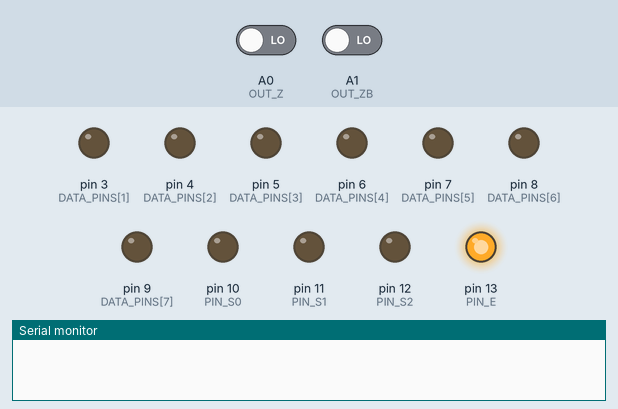
This sketch was run on a simulated Arduino Nano, built with avr-gcc and run on an emulated ATmega328P. Shown: output pins drawn as LEDs (lit = HIGH), the last lines printed to the serial monitor. Inputs (shaded band) come from the test bench; at power-on: A0 (OUT_Z) LOW, A1 (OUT_ZB) LOW. Pins used as bus, display or sensor lines are not drawn.

Above: at 0.1 s.
At 1.6 s:
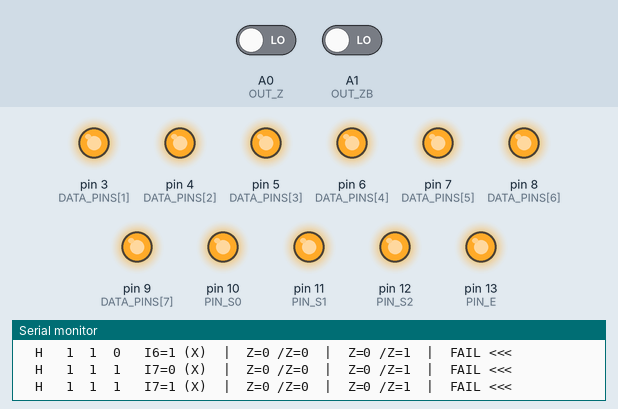
At 2.0 s:
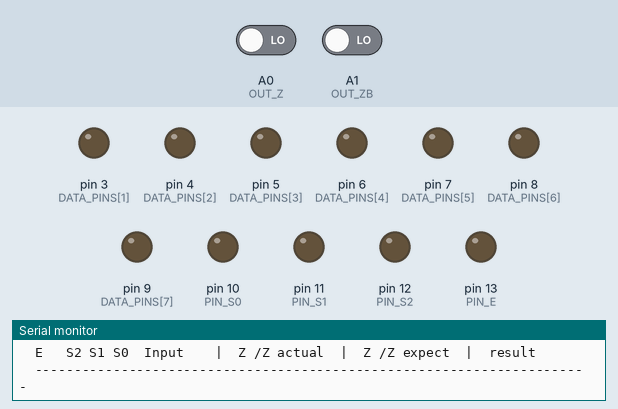
At 4.7 s:
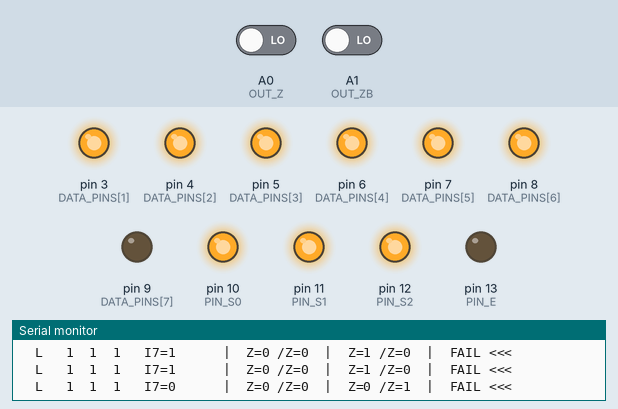
At 7.5 s:
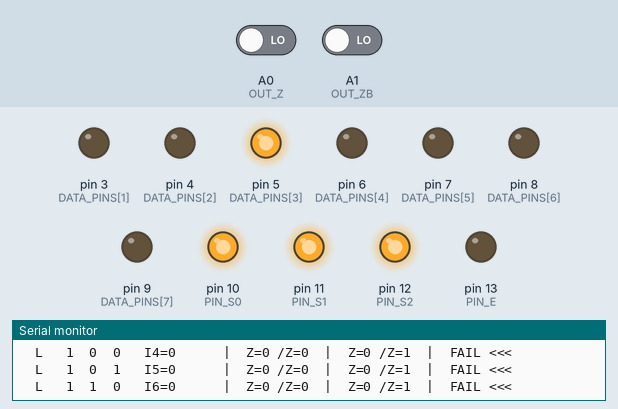
At 10.0 s:
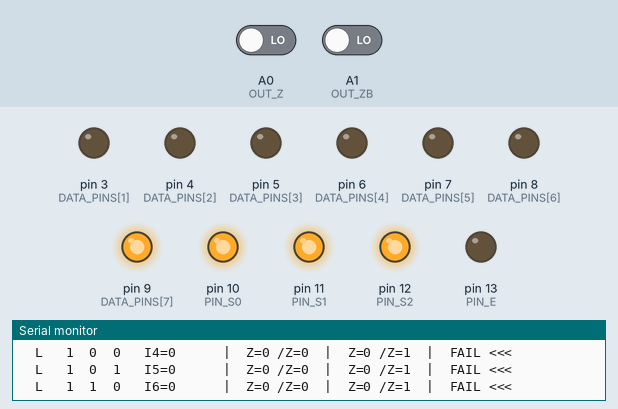
Timing chart, 0 to 11.5 s (numbered marks = the images above):
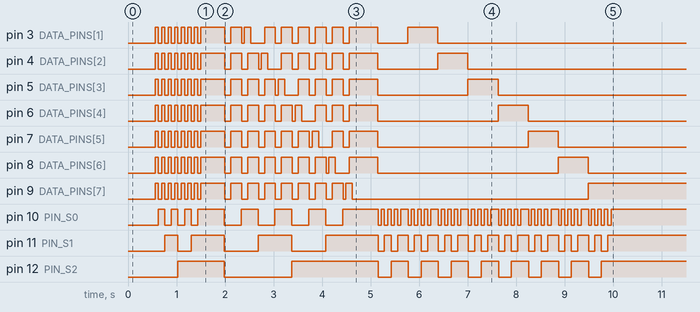

The sketch:

74LS151N_tester_claude.ino
```cpp
// ============================================================
//  74LS151N 8-Input Data Selector/Multiplexer Tester
//  Arduino Nano
//
//  16-pin DIP package.
//  Wiring: Arduino pin (signal name) [chip pin]
//
//  Data inputs:
//   D2  (I0) [4]    Data input 0
//   D3  (I1) [3]    Data input 1
//   D4  (I2) [2]    Data input 2
//   D5  (I3) [1]    Data input 3
//   D6  (I4) [15]   Data input 4
//   D7  (I5) [14]   Data input 5
//   D8  (I6) [13]   Data input 6
//   D9  (I7) [12]   Data input 7
//
//  Select inputs:
//   D10 (S0) [9]    Select bit 0 (LSB)
//   D11 (S1) [10]   Select bit 1
//   D12 (S2) [11]   Select bit 2 (MSB)
//
//  Enable:
//   D13 (E)  [7]    Active LOW enable (LOW = enabled)
//
//  Outputs:
//   A0  (Z)  [5]    True output  (follows selected input)
//   A1  (/Z) [6]    Complement output (inverts selected input)
//
//   VCC [16] -> 5V
//   GND [8]  -> GND
//
//  How it works:
//   S2,S1,S0 select one of the 8 data inputs (I0-I7).
//   Z output = selected input value (when E=LOW).
//   /Z output = inverted selected input value.
//   When E=HIGH (disabled): Z=LOW, /Z=HIGH regardless of inputs.
//
//  Truth table:
//   E  S2 S1 S0 | Z    /Z
//   H  X  X  X  | L    H     (disabled)
//   L  0  0  0  | I0   /I0
//   L  0  0  1  | I1   /I1
//   L  0  1  0  | I2   /I2
//   L  0  1  1  | I3   /I3
//   L  1  0  0  | I4   /I4
//   L  1  0  1  | I5   /I5
//   L  1  1  0  | I6   /I6
//   L  1  1  1  | I7   /I7
// ============================================================

// --- Data input pins (I0=LSB address 0 .. I7=address 7) ---
const int DATA_PINS[8] = {2, 3, 4, 5, 6, 7, 8, 9};  // I0..I7

// --- Select input pins ---
const int PIN_S0 = 10;   // LSB
const int PIN_S1 = 11;
const int PIN_S2 = 12;   // MSB

// --- Enable pin (active LOW) ---
const int PIN_E  = 13;

// --- Output pins ---
const int OUT_Z  = A0;   // true output
const int OUT_ZB = A1;   // complement output

int totalPass = 0;
int totalFail = 0;

// ---------------------------------------------------------------
// Apply select address (0-7) to S0, S1, S2
// ---------------------------------------------------------------
void applySelect(uint8_t sel) {
  digitalWrite(PIN_S0, (sel >> 0) & 1);
  digitalWrite(PIN_S1, (sel >> 1) & 1);
  digitalWrite(PIN_S2, (sel >> 2) & 1);
}

// ---------------------------------------------------------------
// Print a separator line
// ---------------------------------------------------------------
void printSeparator() {
  Serial.println(F("  -----------------------------------------------------------------------"));
}

// ---------------------------------------------------------------
// Check one combination and print a result row
// Returns true if pass
// ---------------------------------------------------------------
bool checkAndPrint(uint8_t sel, uint8_t dataVal, bool enabled) {
  delay(5);
  int actualZ  = digitalRead(OUT_Z);
  int actualZB = digitalRead(OUT_ZB);

  int expectedZ, expectedZB;
  if (!enabled) {
    expectedZ  = 0;   // disabled: Z always LOW
    expectedZB = 1;   // /Z always HIGH
  } else {
    expectedZ  = dataVal;
    expectedZB = !dataVal;
  }

  bool ok = (actualZ == expectedZ) && (actualZB == expectedZB);
  if (ok) totalPass++; else totalFail++;

  // Row format:
  //  E  S2 S1 S0 | I_sel | Z_act /Z_act | Z_exp /Z_exp | result
  Serial.print(F("  "));
  Serial.print(enabled ? F("L") : F("H"));
  Serial.print(F("   "));
  Serial.print((sel >> 2) & 1);
  Serial.print(F("  "));
  Serial.print((sel >> 1) & 1);
  Serial.print(F("  "));
  Serial.print((sel >> 0) & 1);
  Serial.print(F("   I"));
  Serial.print(sel);
  Serial.print(F("="));
  Serial.print(dataVal);
  if (!enabled) Serial.print(F(" (X)"));
  else          Serial.print(F("    "));
  Serial.print(F("  |  Z="));
  Serial.print(actualZ);
  Serial.print(F(" /Z="));
  Serial.print(actualZB);
  Serial.print(F("  |  Z="));
  Serial.print(expectedZ);
  Serial.print(F(" /Z="));
  Serial.print(expectedZB);
  Serial.print(F("  |  "));
  Serial.println(ok ? F("PASS") : F("FAIL <<<"));

  return ok;
}

// ---------------------------------------------------------------
// Phase 1: Disabled test (E=HIGH)
// All select/data combinations should give Z=0, /Z=1
// ---------------------------------------------------------------
void testDisabled() {
  Serial.println(F("\n--- Phase 1: Enable=HIGH (disabled) ---"));
  Serial.println(F("  All outputs should be Z=0 /Z=1 regardless of inputs"));
  printSeparator();
  Serial.println(F("  E   S2 S1 S0  Input    |  Z /Z actual  |  Z /Z expect  |  result"));
  printSeparator();

  digitalWrite(PIN_E, HIGH);   // disable
  // Try a sample of select and data combinations
  for (uint8_t sel = 0; sel < 8; sel++) {
    applySelect(sel);
    // Set selected input HIGH then LOW — output should stay 0 either way
    for (uint8_t dval = 0; dval < 2; dval++) {
      // Set all inputs to dval
      for (int i = 0; i < 8; i++) digitalWrite(DATA_PINS[i], dval);
      delay(5);
      checkAndPrint(sel, dval, false);
    }
  }
  printSeparator();
}

// ---------------------------------------------------------------
// Phase 2: Enabled test (E=LOW)
// For each of the 8 select values, set the selected input HIGH
// and all others LOW, then LOW and all others HIGH.
// Z should track the selected input exactly.
// ---------------------------------------------------------------
void testEnabled() {
  Serial.println(F("\n--- Phase 2: Enable=LOW (enabled) ---"));
  Serial.println(F("  Z should match selected input Isel; /Z should be complement"));
  printSeparator();
  Serial.println(F("  E   S2 S1 S0  Input    |  Z /Z actual  |  Z /Z expect  |  result"));
  printSeparator();

  digitalWrite(PIN_E, LOW);   // enable

  for (uint8_t sel = 0; sel < 8; sel++) {
    applySelect(sel);
    delay(10);

    // Test selected input = LOW (all inputs LOW)
    for (int i = 0; i < 8; i++) digitalWrite(DATA_PINS[i], LOW);
    delay(10);
    checkAndPrint(sel, 0, true);

    // Test selected input = HIGH (only selected input HIGH)
    for (int i = 0; i < 8; i++) digitalWrite(DATA_PINS[i], LOW);
    digitalWrite(DATA_PINS[sel], HIGH);
    delay(10);
    checkAndPrint(sel, 1, true);

    // Test with all inputs HIGH (selected should still read HIGH)
    for (int i = 0; i < 8; i++) digitalWrite(DATA_PINS[i], HIGH);
    delay(10);
    checkAndPrint(sel, 1, true);

    // Test selected input = LOW with all others HIGH
    for (int i = 0; i < 8; i++) digitalWrite(DATA_PINS[i], HIGH);
    digitalWrite(DATA_PINS[sel], LOW);
    delay(10);
    checkAndPrint(sel, 0, true);

    printSeparator();
  }
}

// ---------------------------------------------------------------
// Phase 3: Walking 1 test
// One input HIGH at a time; select each address in turn.
// Verifies that each data line is correctly routed to the output
// and that no other data line bleeds through.
// ---------------------------------------------------------------
void testWalkingOne() {
  Serial.println(F("\n--- Phase 3: Walking 1 (crosstalk check) ---"));
  Serial.println(F("  One input HIGH; select steps through all 8 addresses"));
  Serial.println(F("  Only the matching address should give Z=1"));
  printSeparator();
  Serial.println(F("  E   S2 S1 S0  Input    |  Z /Z actual  |  Z /Z expect  |  result"));
  printSeparator();

  digitalWrite(PIN_E, LOW);

  for (uint8_t hotPin = 0; hotPin < 8; hotPin++) {
    // Set only hotPin HIGH
    for (int i = 0; i < 8; i++) digitalWrite(DATA_PINS[i], LOW);
    digitalWrite(DATA_PINS[hotPin], HIGH);
    delay(10);

    for (uint8_t sel = 0; sel < 8; sel++) {
      applySelect(sel);
      delay(10);
      uint8_t expectedData = (sel == hotPin) ? 1 : 0;
      checkAndPrint(sel, expectedData, true);
    }
    printSeparator();
  }
}

// ---------------------------------------------------------------
// setup
// ---------------------------------------------------------------
void setup() {
  Serial.begin(9600);
  while (!Serial) {}

  // Data inputs
  for (int i = 0; i < 8; i++) {
    digitalWrite(DATA_PINS[i], LOW);
    pinMode(DATA_PINS[i], OUTPUT);
  }

  // Select inputs
  digitalWrite(PIN_S0, LOW);  pinMode(PIN_S0, OUTPUT);
  digitalWrite(PIN_S1, LOW);  pinMode(PIN_S1, OUTPUT);
  digitalWrite(PIN_S2, LOW);  pinMode(PIN_S2, OUTPUT);

  // Enable — start disabled
  digitalWrite(PIN_E, HIGH);  pinMode(PIN_E, OUTPUT);

  // Outputs
  pinMode(OUT_Z,  INPUT);
  pinMode(OUT_ZB, INPUT);

  delay(100);

  Serial.println(F("\n========================================"));
  Serial.println(F("  74LS151N 8-Input Multiplexer Tester"));
  Serial.println(F("========================================"));

  testDisabled();
  testEnabled();
  testWalkingOne();

  Serial.println(F("\n========== SUMMARY =========="));
  Serial.print(F("  Passed: ")); Serial.println(totalPass);
  Serial.print(F("  Failed: ")); Serial.println(totalFail);
  Serial.println(F("  ----------------------------"));
  Serial.println(totalFail == 0 ? F("  Chip: GOOD") : F("  Chip: FAULTY"));
  Serial.println(F("=============================="));
  Serial.println(F("\nPress reset to test again."));
}

// ---------------------------------------------------------------
// loop
// ---------------------------------------------------------------
void loop() {}
```
